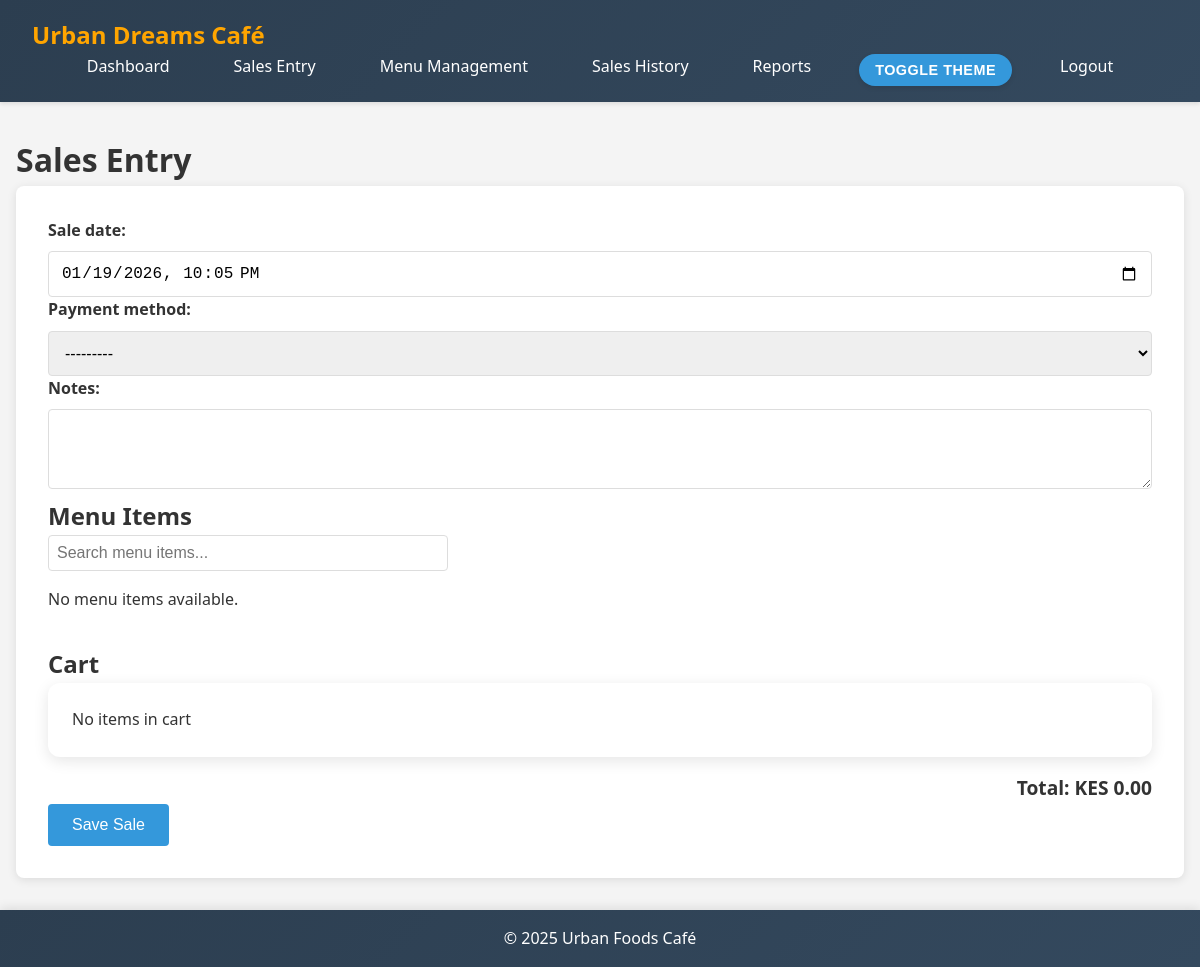
/sales/entry/ (signed in), run on an earlier commit of the app's database.
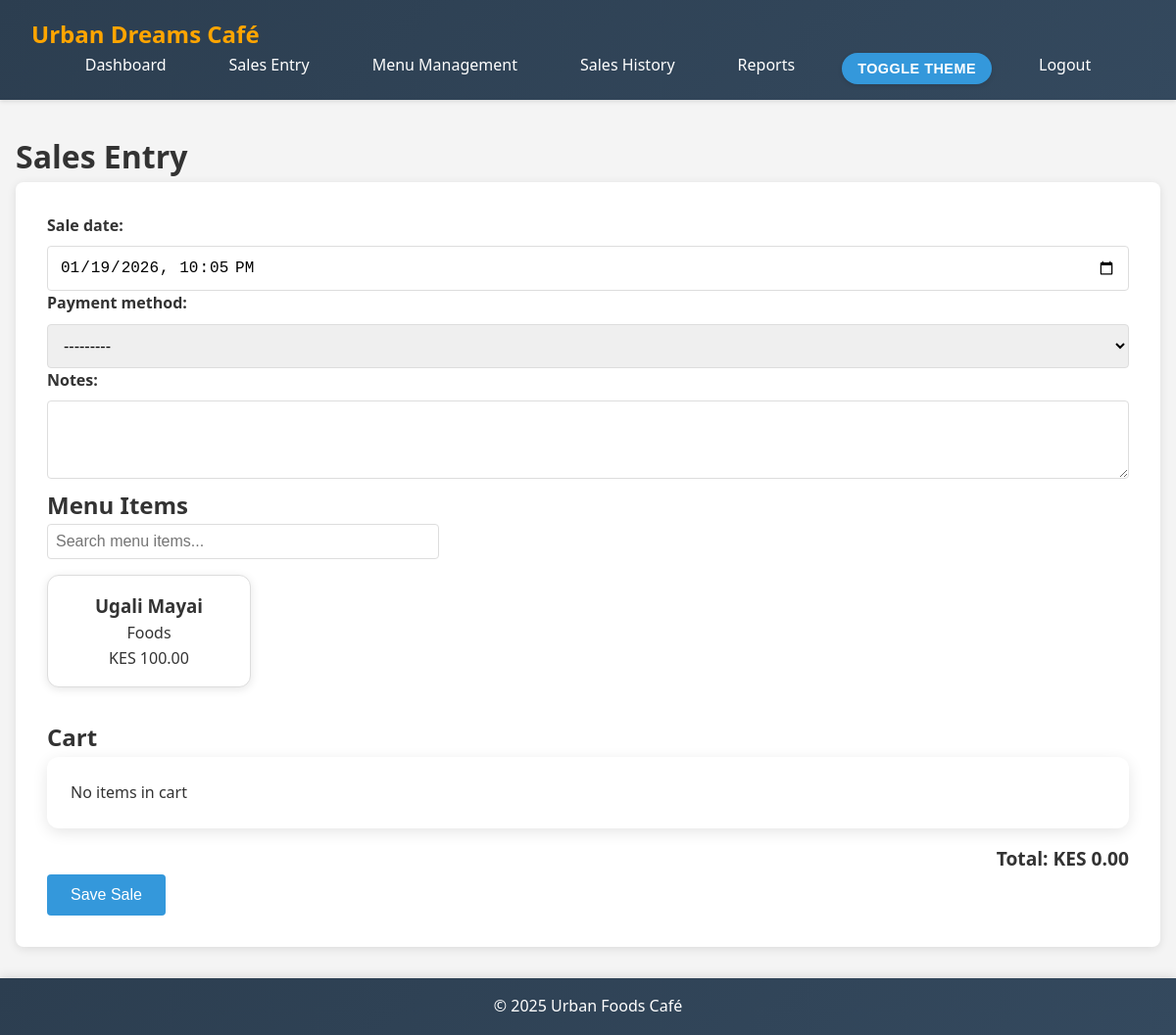
And on a later commit of the database.
### sales/models.py (models this page shows, shortened)
class MenuItem(models.Model):
    CATEGORY_CHOICES = [
        ('Beverages', 'Beverages'),
        ('Foods', 'Foods'),
        ('Snacks', 'Snacks'),
        ('Combo Meals', 'Combo Meals'),
    ]
    name = models.CharField(max_length=100)
    category = models.CharField(max_length=50, choices=CATEGORY_CHOICES)
    unit_price = models.DecimalField(max_digits=8, decimal_places=2)
    description = models.TextField(blank=True, null=True)
    image = models.ImageField(upload_to='menu_images/', blank=True, null=True)
    is_available = models.BooleanField(default=True)
    created_at = models.DateTimeField(auto_now_add=True)
    updated_at = models.DateTimeField(auto_now=True)

### sales/views.py (the view)
# urls.py: path('sales/entry/', views.sales_entry, name='sales_entry'),
@login_required
def sales_entry(request):
    if request.method == 'POST':
        sale_form = SaleForm(request.POST)
        if sale_form.is_valid():
            sale = sale_form.save(commit=False)
            sale.created_by = request.user
            sale.total_amount = 0  # Will calculate from items
            sale.save()
            cart_data_raw = request.POST.get('cart_data', '')
            if cart_data_raw:
                try:
                    cart_data = json.loads(cart_data_raw)
                except json.JSONDecodeError:
                    cart_data = []
            else:
                cart_data = []
            total = 0
            for item in cart_data:
                menu_item = get_object_or_404(MenuItem, id=item['id'])
                quantity = item['quantity']
                unit_price = menu_item.unit_price
                subtotal = quantity * unit_price
                SaleItem.objects.create(
                    sale=sale,
                    menu_item=menu_item,
                    quantity=quantity,
                    unit_price=unit_price,
                    subtotal=subtotal
                )
                total += subtotal
            sale.total_amount = total
            sale.save()
            messages.success(request, 'Sale recorded successfully!')
            return redirect('sales_entry')
    else:
        sale_form = SaleForm(initial={'sale_date': timezone.now()})
    menu_items = MenuItem.objects.filter(is_available=True)
    context = {
        'sale_form': sale_form,
        'menu_items': menu_items,
    }
    return render(request, 'sales_entry.html', context)

### sales/forms.py
class SaleForm(forms.ModelForm):
    class Meta:
        model = Sale
        fields = ['sale_date', 'payment_method', 'notes']
        widgets = {
            'sale_date': forms.DateTimeInput(attrs={'type': 'datetime-local'}),
            'notes': forms.Textarea(attrs={'rows': 3}),
        }
    def __init__(self, *args, **kwargs):
        super().__init__(*args, **kwargs)
        eat_tz = pytz.timezone('Africa/Nairobi')
        current_time = timezone.now().astimezone(eat_tz).strftime('%Y-%m-%dT%H:%M')
        self.fields['sale_date'].initial = current_time
        print("EAT current time:", current_time)

### sales/models.py (called while the page is built)
def get_eat_now():
    return timezone.localtime(timezone.now(), pytz.timezone('Africa/Nairobi'))

### sales/templates/sales_entry.html (shortened to what this page needs)
{% extends 'base.html' %}
{% load static %}
{% block content %}
<h1>Sales Entry</h1>
<form id="sales-form" method="post" novalidate>
    {{ sale_form.as_p }}
    <h2>Menu Items</h2>
    <input type="text" id="menu-search" placeholder="Search menu items..." style="margin-bottom: 1rem; padding: 0.5rem; width: 100%; max-width: 400px;" />
    <div class="menu-grid">
        {% for item in menu_items %}
        <div class="menu-item" data-id="{{ item.id }}" data-name="{{ item.name }}" data-price="{{ item.unit_price }}">
            <h3>{{ item.name }}</h3>
            <p>{{ item.category }}</p>
            <p>KES {{ item.unit_price }}</p>
        </div>
        {% empty %}
        <p>No menu items available.</p>
        {% endfor %}
    </div>
    <h2>Cart</h2>
    <div class="cart" id="cart-items">
    </div>
    <div class="cart-total" id="cart-total">Total: KES 0.00</div>
    <button type="submit">Save Sale</button>
</form>
{% endblock %}

### sales/templates/base.html (shortened to what this page needs)
{% load static %}
<!DOCTYPE html>
<html lang="en">
<head>
    <link rel="stylesheet" href="{% static 'sales/css/styles.css' %}" />
</head>
<body>
    <header style="position: sticky; top: 0; background-color: #fff; z-index: 1000; box-shadow: 0 2px 4px rgba(0,0,0,0.1); padding: 1rem 2rem;">
        <div style="display: flex; align-items: center; justify-content: space-between;">
            <h1 class="logo-text">Urban Dreams Café</h1>
        </div>
        <nav class="nav-section">
            <ul id="nav-menu">
                <li><a href="{% url 'dashboard' %}">Dashboard</a></li>
                <li><a href="{% url 'sales_entry' %}">Sales Entry</a></li>
                {% if user.is_staff %}
                <li><a href="{% url 'menu_list' %}">Menu Management</a></li>
                <li><a href="{% url 'sales_history' %}">Sales History</a></li>
                <li><a href="{% url 'reports' %}">Reports</a></li>
                {% endif %}
                <li><button id="theme-toggle" class="btn">Toggle Theme</button></li>
                <li><a href="{% url 'logout' %}">Logout</a></li>
            </ul>
        </nav>
    </header>
    <main>
        {% block content %}{% endblock %}
    </main>
    <footer>
        <p>&copy; 2025 Urban Foods Café</p>
    </footer>
</body>
</html>

### sales/static/sales/css/styles.css (style rules this page uses)
* { margin: 0; padding: 0; box-sizing: border-box; }
body { font-family: 'Segoe UI', Tahoma, Geneva, Verdana, sans-serif; line-height: 1.6; color: #333; background-color: #f4f4f4; }
header { background: linear-gradient(135deg, #2c3e50, #34495e); box-shadow: 0 2px 10px rgba(0, 0, 0, 0.1); color: white; padding: 1rem 0; }
nav ul { list-style: none; display: flex; justify-content: center; flex-wrap: wrap; }
nav ul li { margin: 0 1rem; }
nav ul li a { color: white; text-decoration: none; padding: 0.5rem 1rem; border-radius: 4px; transition: background-color 0.3s; }
main { max-width: 1200px; margin: 2rem auto; padding: 0 1rem; }
footer { background: linear-gradient(135deg, #2c3e50, #34495e); box-shadow: 0 -2px 10px rgba(0, 0, 0, 0.1); color: white; text-align: center; padding: 1rem 0; margin-top: 2rem; }
form { background-color: white; padding: 2rem; border-radius: 8px; box-shadow: 0 2px 10px rgba(0, 0, 0, 0.1); margin-bottom: 2rem; }
label { display: block; margin-bottom: 0.5rem; font-weight: bold; }
input, select, textarea { width: 100%; padding: 0.75rem; border: 1px solid #ddd; border-radius: 4px; font-size: 1rem; }
button { background-color: #3498db; color: white; padding: 0.75rem 1.5rem; border: none; border-radius: 4px; cursor: pointer; font-size: 1rem; transition: background-color 0.3s; }
.btn { display: inline-block; padding: 0.5rem 1rem; border: none; border-radius: 25px; cursor: pointer; font-size: 0.9rem; text-decoration: none; text-align: center; transition: all 0.3s ease; box-shadow: 0 2px 5px rgba(0, 0, 0, 0.1); font-weight: 600; text-transform: uppercase; letter-spacing: 0.5px; }
.menu-grid { display: grid; grid-template-columns: repeat(auto-fill, minmax(200px, 1fr)); gap: 1rem; margin-bottom: 2rem; }
.menu-item { background-color: white; border: 1px solid #ddd; border-radius: 12px; padding: 1rem; text-align: center; cursor: pointer; transition: all 0.3s ease; box-shadow: 0 2px 10px rgba(0, 0, 0, 0.1); }
.cart { background-color: white; padding: 1.5rem; border-radius: 12px; box-shadow: 0 4px 15px rgba(0, 0, 0, 0.1); }
.cart-total { font-weight: bold; font-size: 1.2rem; margin-top: 1rem; text-align: right; }
.logo-text { font-size: 1.5rem; color: #fff; margin-right: 2rem; font-weight: 700; color: orange; }

What changed in the data, as far as the page shows it:
added MenuItem: name "Ugali Mayai", category "Foods", unit_price "100.00"
Also different on the page:
text no longer shown: "No menu items available."
